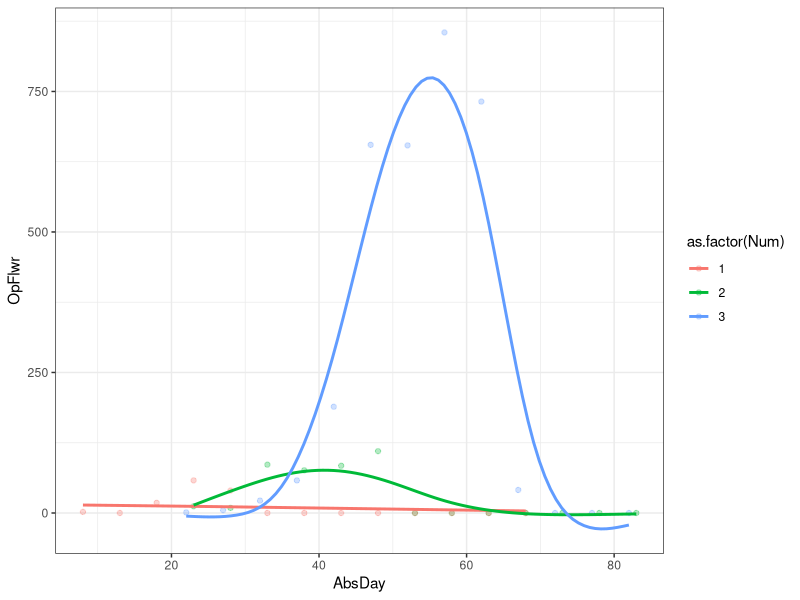
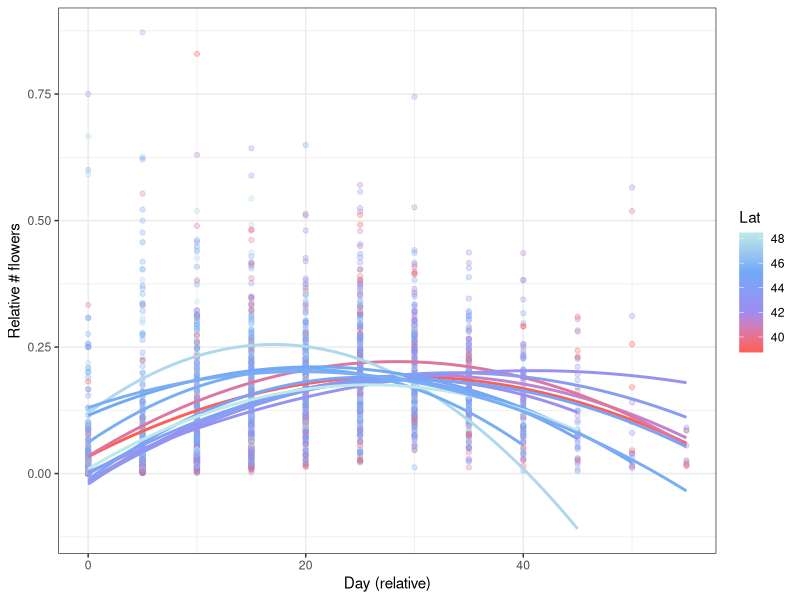
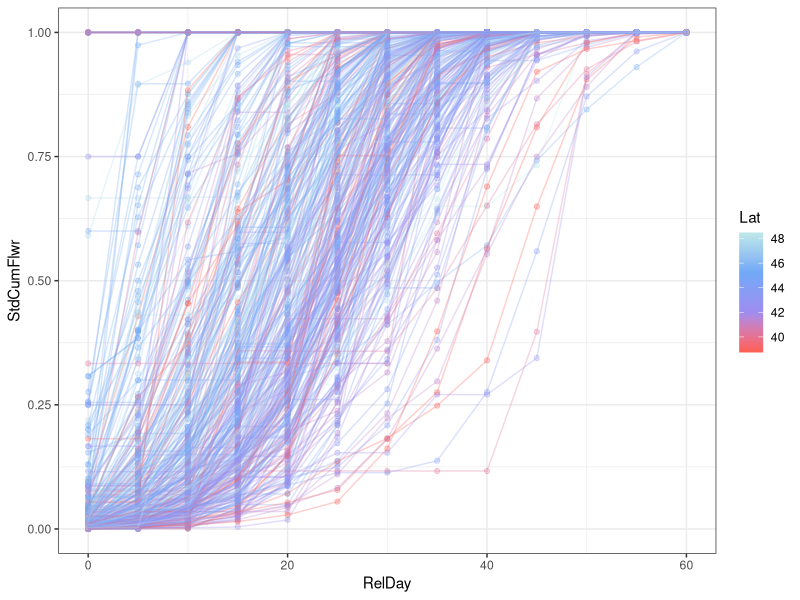
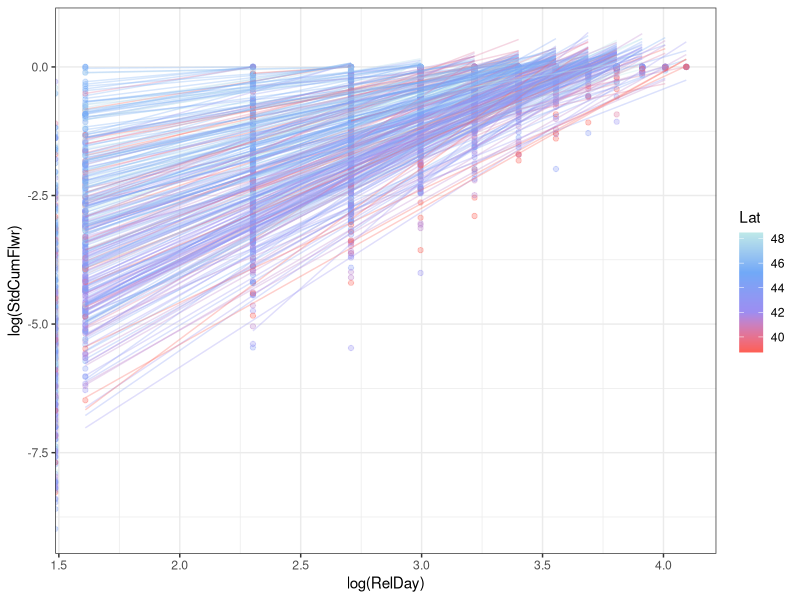
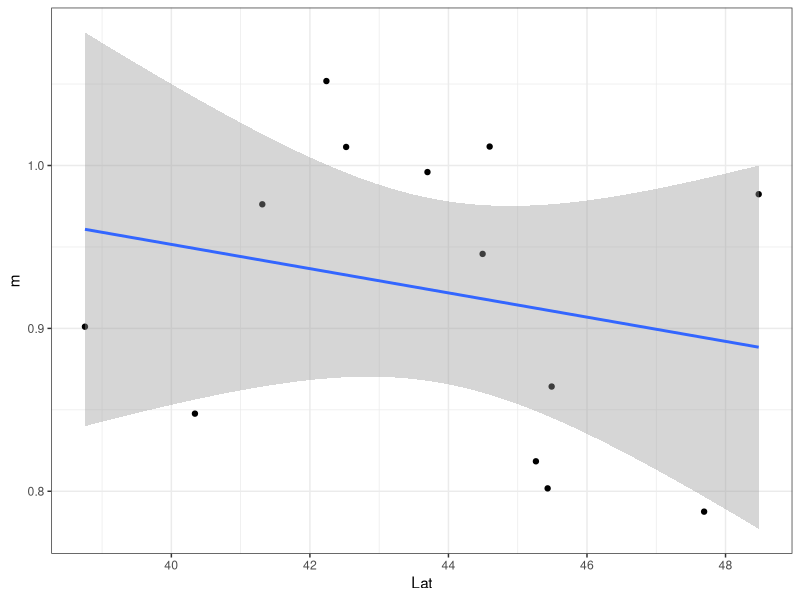

These figures' R source, in order:
## ---- chunk 1
knitr::opts_chunk$set(echo = TRUE)
library(ggplot2)
library(tidyr)
library(viridis)
library(lme4)
library(mgcv)
## ---- chunk 2
Disp<-read.csv("LythrumDisplay2008.csv")
Disp$Block<-as.factor(gsub("[a-f]","",Disp$Row))
Disp$RelFit<-Disp$HinfW/mean(Disp$HinfW,na.rm=T)
head(Disp)
## ---- chunk 3
Days<-names(Disp)[grep("d[0-9]",names(Disp))] # Vector of names
Flwr<-Disp %>% gather(all_of(Days),key="RelDay",value="OpFlwr") # Rearrange
Flwr$RelDay<-as.numeric(gsub("d","",Flwr$RelDay)) # Remove 'd' from day
head(Flwr)
## ---- chunk 4
Flwr$AbsDay<-Flwr$RelDay+Flwr$Start # Add absolute day
Flwr$CumFlwr<-ave(Flwr$OpFlwr,Flwr$Num,FUN=cumsum) # Calculate cumulative N flowers
## ---- chunk 5
FlwrStd<-function(x){x/max(x,na.rm=T)}
FlwrStd2<-function(x){x/sum(x,na.rm=T)}
Flwr$StdCumFlwr<-ave(Flwr$CumFlwr,Flwr$Num,FUN=FlwrStd)
Flwr$StdOpFlwr<-ave(Flwr$OpFlwr,Flwr$Num,FUN=FlwrStd2)
## ---- chunk 6
# Fit quadratic
qplot(x=AbsDay,y=OpFlwr,data=
        Flwr[Flwr$Num %in% c(1:3),],colour=as.factor(Num),
      alpha=I(0.3)) + theme_bw() + 
  geom_smooth(se=F,method="gam") # gam (generalized additive model)

# Other smoothing options to try
#  geom_smooth(method="lm",formula= y ~ x +I(x^2), se=F) # Quadratic
#  geom_smooth(se=F,method="gam") # gam (generalized additive model)

## ---- chunk 7
Lm1<-lm(OpFlwr ~ AbsDay + I(AbsDay^2), data=Flwr[Flwr$Num == 3,])
summary(Lm1)
predict(Lm1)
max(Flwr$AbsDay,na.rm=T)
## ---- chunk 8
?gam
Mod1<-gam(OpFlwr ~ s(AbsDay), data=Flwr[Flwr$Num == 3,])
summary(Mod1)
## ---- chunk 9
?predict.gam
Pred1<-predict(Mod1)
Pred1
## ---- chunk 10
for (i in 1:10){
  print(i)
}
## ---- chunk 11
ggplot(aes(x=RelDay,y=StdOpFlwr,group=Pop,colour=Lat),data=Flwr[Flwr$StdOpFlwr>0 & Flwr$StdCumFlwr<1,])+
  geom_point(alpha=I(0.3))+stat_smooth(method="lm",se=F,alpha=I(0.3),formula=y~x+I(x^2))+
  theme_bw()+
  scale_color_gradientn(colours=c("#FE5F55","#9D8DF1","#71A9F7","#BEE9E8"))+
  labs(x="Day (relative)",y="Relative # flowers")
## ---- chunk 12
ggplot(aes(x=RelDay,y=StdCumFlwr,group=Num,colour=Lat),data=Flwr)+
  geom_point(alpha=I(0.3))+geom_line(alpha=I(0.3))+
  theme_bw()+
  scale_color_gradientn(colours=c("#FE5F55","#9D8DF1","#71A9F7","#BEE9E8"))
## ---- chunk 13
ggplot(aes(x=log(RelDay),y=log(StdCumFlwr),group=Num,colour=Lat),data=Flwr[Flwr$StdOpFlwr>0 & Flwr$StdOpFlwr<1,])+
  geom_point(alpha=I(0.3))+stat_smooth(geom="line",method="lm",se=F,alpha=0.3)+
  theme_bw()+
  scale_color_gradientn(colours=c("#FE5F55","#9D8DF1","#71A9F7","#BEE9E8"))
## ---- chunk 14
# Set factor for individual IDs
Flwr$ID<-as.factor(Flwr$Num)
Flwr$Pop<-as.factor(Flwr$Lat)
## ---- chunk 15
FC<-function(x,y){
  Coef<-lm(y~x)$coefficients
  return(cbind(Coef[[1]],Coef[[2]]))
}
CurvDat<-data.frame(ID=unique(Flwr$ID),Pop=NA,a=NA,b=NA,m=NA)
for(i in unique(Flwr$ID)){
  subDat<-Flwr[Flwr$StdOpFlwr>0 & Flwr$StdOpFlwr<1,]
  subDat<-subDat[subDat$ID==i,]
  if(nrow(subDat)>5){
    Cf<-lm(StdOpFlwr~RelDay+I(RelDay^2),data=subDat)$coefficients
    CurvDat[CurvDat$ID==i,"Pop"]<-unique(subDat$Pop)
    CurvDat[CurvDat$ID==i,"m"]<-Cf[[1]]
    CurvDat[CurvDat$ID==i,"a"]<-Cf[[2]]
    CurvDat[CurvDat$ID==i,"b"]<-Cf[[3]]
    subDat<-Cf<-NA
  }
}

#FC1<-lmer(StdCumFlwr~RelDay+I(RelDay^2),
#          data=Flwr[Flwr$StdOpFlwr>0 & Flwr$StdOpFlwr<1,])
## ---- chunk 16
FR1<-lmer(log(StdCumFlwr)~log(StdOpFlwr)*Pop+(log(StdOpFlwr)|ID),
       data=Flwr[Flwr$StdOpFlwr>0 & Flwr$StdOpFlwr<1,])

Coefs<-summary(FR1)$coefficients[,1]
Coefs<-Coefs[grep("log",names(Coefs))]
Slopes<-data.frame(Lat=as.numeric(levels(Flwr$Pop)),m=Coefs)
Slopes$m<-Slopes$m+Slopes$m[1] # Calculate slopes
Slopes$m[1]<-Slopes$m[1]/2 
qplot(Lat,m,data=Slopes)+geom_smooth(method='lm')+theme_bw()
summary(lm(m~Lat,data=Slopes))
